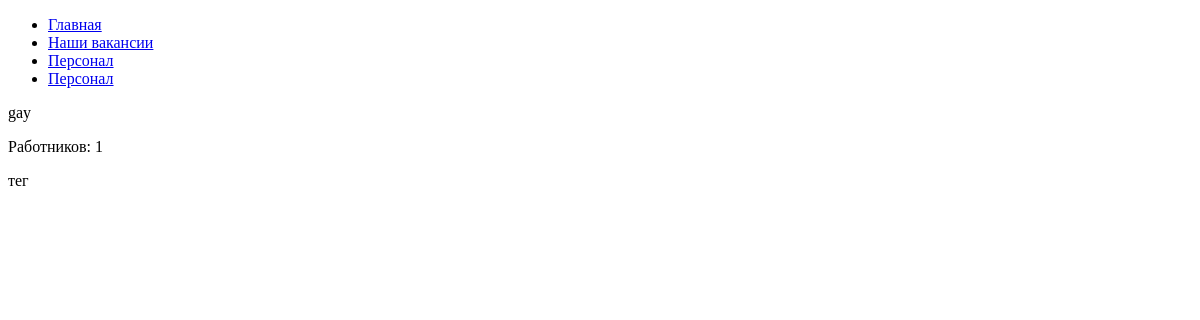
The app's page /vacation/, older data.
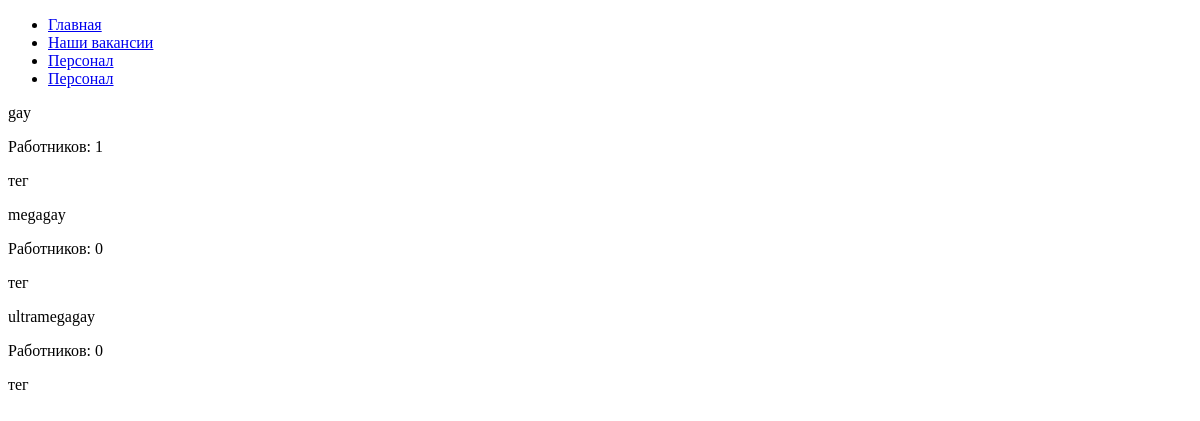
The same page, newer data.
### main/models.py (models this page shows, shortened)
class Profession(models.Model):
    id = models.AutoField(primary_key=True)
    profession = models.CharField(max_length=40)
    class Meta():
        verbose_name = "Специальности"

### main/views.py (the view)
# urls.py: path('vacation/', views.ourVac),
def ourVac(request):
    profs = Profession.objects.all()
    prof_names = list()
    for prof in profs:
        prow_worker_cnt = str(len(People.objects.filter(profile=prof)))
        prof_names.append([prof.profession, prow_worker_cnt])
    return render(request, 'profs.html', context={"profs": prof_names, "title": "Работники"})

### main/templates/profs.html
{% extends "base.html" %}
{% block content %}
<div class="container">
    {% for prof in profs %}
    <div class="pers_card">
        <p>{{prof.0}}</p>
        <p>Работников: {{prof.1}}</p>
        <p>тег {{ key }}</p>
    </div>
    {% endfor%}
</div>
{% endblock %}

### main/templates/base.html (shortened to what this page needs)
<!DOCTYPE html>
<html lang="en">
<head>
</head>
<body>
    <header>
        <ul class="header">
            <li><a href="/">Главная</a></li>
            <li><a href="../vacation/">Наши вакансии</a></li>
            <li><a href="../staff/">Персонал</a></li>
            <li><a href="#">Персонал</a></li>
        </ul>
    </header>
{% block content %}
{% endblock %}
</body>
</html>

Row changes from the older to the newer data that the page shows:
added Profession: profession "megagay"
added Profession: profession "ultramegagay"
Text that changed along with them:
new list line: "Работников: 0 тег"
